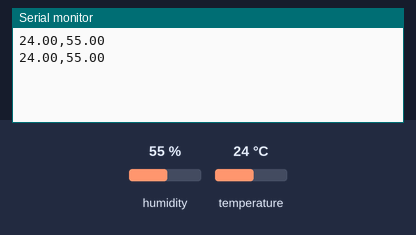
A sketch run on a simulated Arduino Uno, built with avr-gcc and run on an emulated ATmega328P. On the bench: the last lines printed to the serial monitor. Wiring (inferred from the names in the program): DHT11 sensor: data pin 7. The inputs (shaded band) are chosen by the test bench; at power-on: humidity 55 %, temperature 24 °C.

Above: at 3.3 s.
3.4 s: humidity set to 22 %
At 6.3 s:
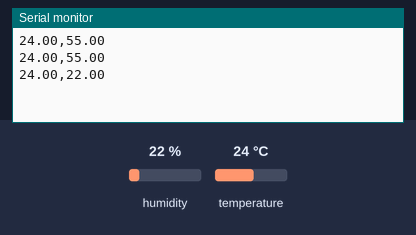
6.7 s: temperature set to 12 °C
At 9.0 s:
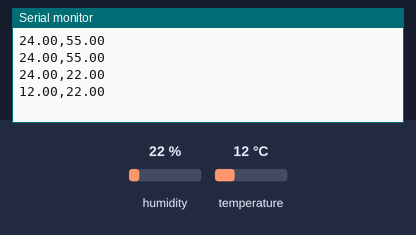
10.0 s: humidity set to 40 %
At 10.5 s:
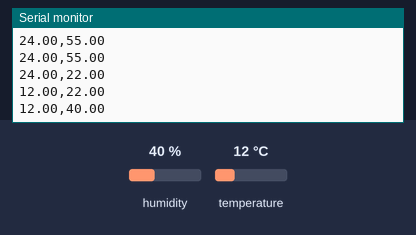
Timing chart, 0 to 13.0 s (numbered marks = the images above; inputs shaded):
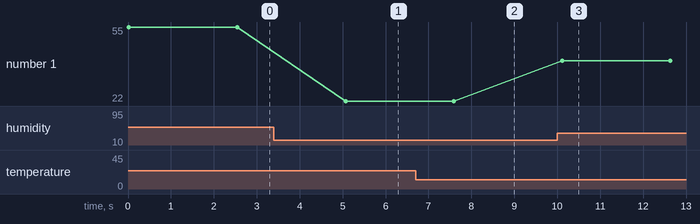

The sketch:

sketch.ino
```cpp
#include <dht.h>

dht DHT;

#define DHT11_PIN 7

void setup(){
  Serial.begin(9600);
}

void loop()
{
  int chk = DHT.read11(DHT11_PIN);
  //Serial.print("Temperature = ");
  Serial.print((float)DHT.temperature);
  Serial.print(",");
 // Serial.print("Humidity = ");
  Serial.println((float)DHT.humidity);

  delay(2500);
}
```

Measured:
- after the input at 3.4 s, the serial monitor: prints a new line after 1.7 s (image 1)
- after the input at 6.7 s, the serial monitor: prints a new line after 0.89 s (image 2)
- after the input at 10.0 s, the serial monitor: prints a new line after 0.11 s (image 3)
- plotted number 1: 55 → 22 after the input at 3.4 s, 22 → 40 after the input at 10.0 s
